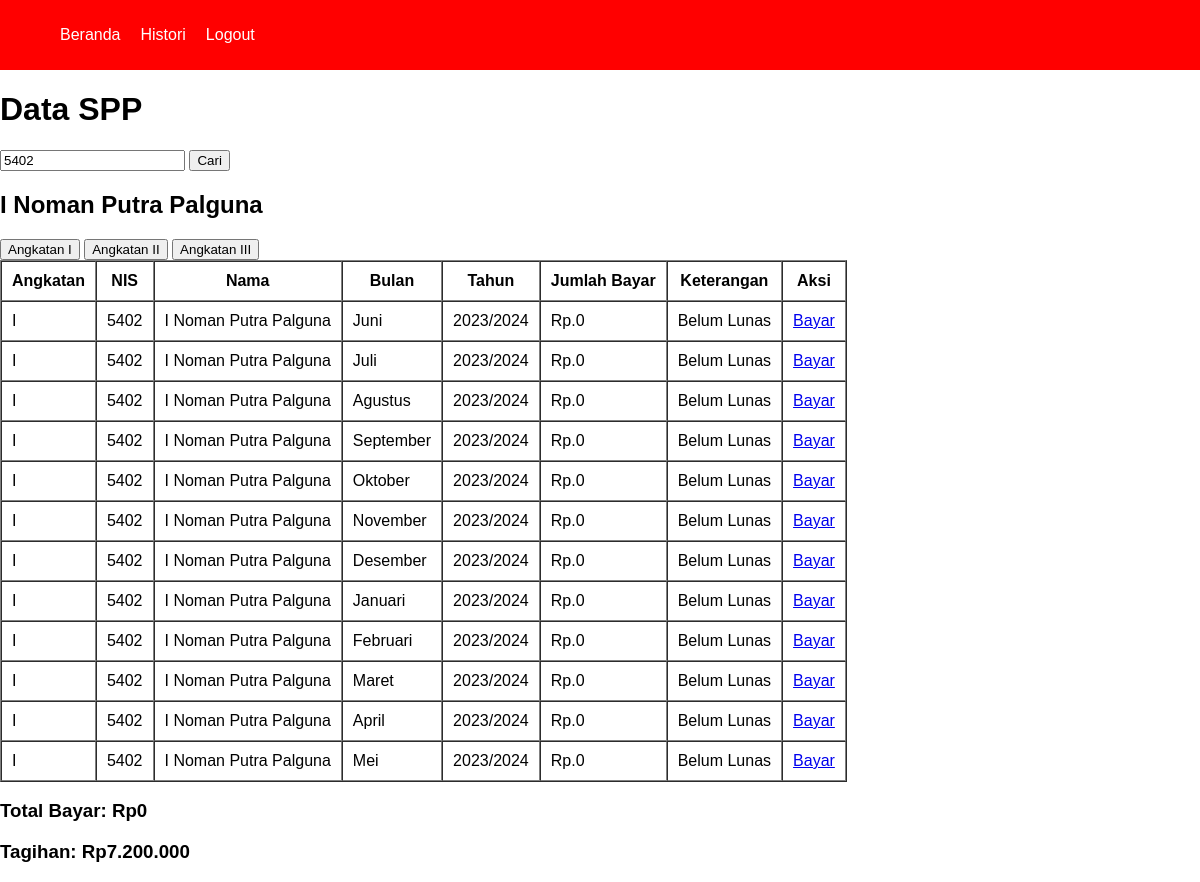
Page /pembayaran/pembayaran.php?keyword=5402 (signed in) on the earlier database version.
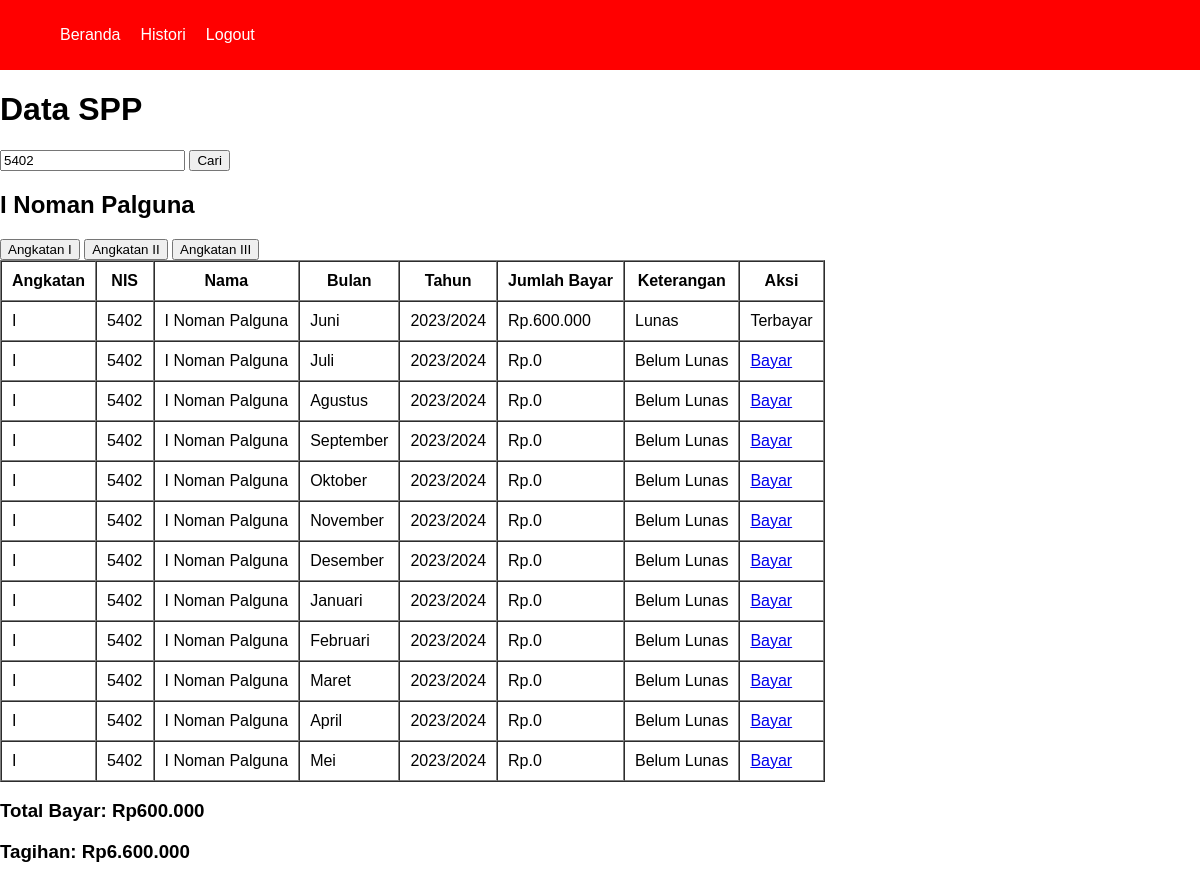
Same page on the later database version.
### tables this page shows
CREATE TABLE `tb_siswa` (
  `nis` int(11) NOT NULL,
  `nama_siswa` varchar(100) NOT NULL,
  `password` varchar(10) NOT NULL,
  `id_kelas` varchar(10) NOT NULL,
  `jenis_kelamin` varchar(10) NOT NULL,
  `alamat` varchar(100) NOT NULL
);

CREATE TABLE `tb_pembayaran` (
  `id_pembayaran` int(11) NOT NULL,
  `nis` int(11) NOT NULL,
  `bulan` varchar(50) NOT NULL,
  `tahun` varchar(50) NOT NULL,
  `jumlah_bayar` double DEFAULT NULL,
  `angkatan` varchar(10) NOT NULL
);

### pembayaran/functions_pembayaran.php (called while the page is built, shortened)
<?php
        $conn = mysqli_connect("localhost", "root", "", "spp_db");
        function query($query){
            global $conn;
            $result = mysqli_query($conn, $query);
            $rows = [];
            while( $row = mysqli_fetch_assoc($result)) {
                $rows[] = $row;
            }
            return $rows;
        }

### pembayaran/pembayaran.php (the view, shortened to what this page needs)
<?php
    require 'functions_pembayaran.php';
    require '../views/template/navbar.php';
    if(isset($_GET['keyword'])) {
        $keyword = $_GET['keyword'];
        $nama = query("SELECT * FROM tb_siswa WHERE nis = $keyword");
        $pembayaran = query("SELECT * FROM tb_pembayaran INNER JOIN tb_siswa USING(nis) WHERE nis = $keyword AND angkatan = 'I'");
        $tagihan = query("SELECT SUM(jumlah_bayar) FROM tb_pembayaran INNER JOIN tb_siswa USING(nis) WHERE nis = $keyword AND angkatan='I'")[0];
    }
?>
<!DOCTYPE html>
<html lang="en">
<head>
    <link rel="stylesheet" href="../CSS/style.css">
</head>
<body>
    <h1>Data SPP</h1>
    <form action="" method="GET" autocomplete="off" class="search-form">
        <?php if (!isset($_GET['keyword'])) : ?>
        <input type="text" name="keyword" placeholder="Cari NIS"  maxlength="4" required>
        <?php else : ?>
        <input type="text" name="keyword" placeholder="Cari NIS" value="<?= $_GET['keyword']; ?>"  maxlength="4" required>
        <?php endif; ?>
        <button type="submit">Cari</button>
    </form>
    <?php if (isset($_GET['keyword'])) : ?>
        <h2><?= $nama[0]["nama_siswa"]; ?></h2>
        <form action="" method="POST">
            <button type="submit" name="angkatan-1">Angkatan I</button>
            <button type="submit" name="angkatan-2">Angkatan II</button>
            <button type="submit" name="angkatan-3">Angkatan III</button>
        </form>
        <table border="1" cellspacing="0" cellpadding="10">
            <tr>
                <th>Angkatan</th>
                <th>NIS</th>
                <th>Nama</th>
                <th>Bulan</th>
                <th>Tahun</th>
                <th>Jumlah Bayar</th>
                <th>Keterangan</th>
                <th>Aksi</th>
            </tr>
            <?php foreach($pembayaran as $row) : ?>
            <tr>
                <td><?= $row["angkatan"]; ?></td>
                <td><?= $row["nis"]; ?></td>
                <td><?= $row["nama_siswa"]; ?></td>
                <td><?= $row["bulan"]; ?></td>
                <td><?= $row["tahun"]; ?></td>
                <td>Rp.<?= number_format($row["jumlah_bayar"], 0, ',', '.'); ?></td>
                <td>
                    <?php
                        if($row["jumlah_bayar"] > 0){
                            echo "Lunas";
                        } else{
                            echo "Belum Lunas";
                        }
                    ?>
                </td>
                <?php
                    if($row["jumlah_bayar"] == 600000){
                ?> <td>Terbayar</td>
                <?php
                    } else{
                ?>
                <td>
                    <a href="proses_bayar.php?id_pembayaran=<?= $row["id_pembayaran"]; ?>&nis=<?= $row["nis"]; ?>">Bayar</a>
                </td>
                <?php
                    }
                ?>
            </tr>
            <?php endforeach; ?>
        </table>
        <h3>Total Bayar: Rp<?= number_format($tagihan['SUM(jumlah_bayar)'], 0, ',', '.'); ?></h3>
        <?php $totalNominal = 600000 * 12; ?>
        <h3>Tagihan: Rp<?= number_format($totalNominal - (int) $tagihan['SUM(jumlah_bayar)'], 0, ',', '.'); ?></h3>
    <?php endif; ?>
</body>
</html>

Differences in the rows shown:
changed tb_siswa: nama_siswa "I Noman Putra Palguna" → "I Noman Palguna"
changed tb_pembayaran "Juni": nis.nama_siswa "I Noman Putra Palguna" → "I Noman Palguna"; jumlah_bayar "0" → "600.000"; jumlah_bayar "Belum Lunas Bayar" → "Lunas Terbayar"
changed through a linked row, tb_pembayaran "Juli": nis.nama_siswa "I Noman Putra Palguna" → "I Noman Palguna"
changed through a linked row, tb_pembayaran "Agustus": nis.nama_siswa "I Noman Putra Palguna" → "I Noman Palguna"
changed through a linked row, tb_pembayaran "September": nis.nama_siswa "I Noman Putra Palguna" → "I Noman Palguna"
changed through a linked row, tb_pembayaran "Oktober": nis.nama_siswa "I Noman Putra Palguna" → "I Noman Palguna"
changed through a linked row, tb_pembayaran "November": nis.nama_siswa "I Noman Putra Palguna" → "I Noman Palguna"
changed through a linked row, tb_pembayaran "Desember": nis.nama_siswa "I Noman Putra Palguna" → "I Noman Palguna"
changed through a linked row, tb_pembayaran "Januari": nis.nama_siswa "I Noman Putra Palguna" → "I Noman Palguna"
changed through a linked row, tb_pembayaran "Februari": nis.nama_siswa "I Noman Putra Palguna" → "I Noman Palguna"
changed through a linked row, tb_pembayaran "Maret": nis.nama_siswa "I Noman Putra Palguna" → "I Noman Palguna"
changed through a linked row, tb_pembayaran "April": nis.nama_siswa "I Noman Putra Palguna" → "I Noman Palguna"
changed through a linked row, tb_pembayaran "Mei": nis.nama_siswa "I Noman Putra Palguna" → "I Noman Palguna"
Other differences:
$tagihan['SUM(jumlah_bayar)']: "0" → "600.000"
$totalNominal - (int) $tagihan['SUM(jumlah_bayar)']: "7.200.000" → "6.600.000"
